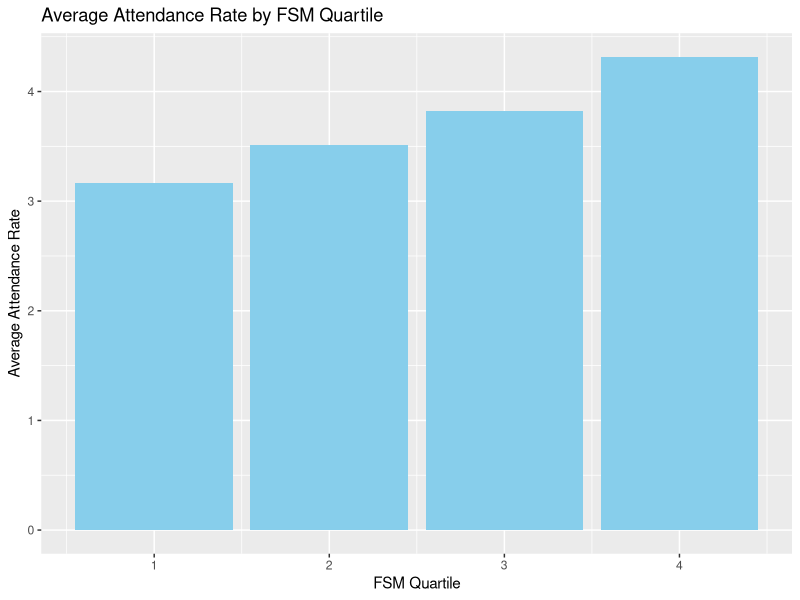

Recreate this plot in R.

# Installing Required Libraries for this project

install.packages("dplyr")
install.packages("ggplot2")


# Load required libraries
library(dplyr)
library(ggplot2)


# Loading Data Set
# Data Set Location in DataSet Folder

attendance <- read.csv("DataSet/secondary-attendance-csv-2.csv")
free_school_meals <- read.csv("DataSet/secondary-free-school-meals-csv-1.csv")

str(attendance)
str(free_school_meals)

# Cleaning Data

# Data Set -> Student Attendance
# Renaming Columns for better understanding
attendance <- attendance %>%
  rename(
    TotalPupils = Tot_Pupil,
    AuthorizedSessions = AuthSess,
    UnauthorizedSessions = UnauthSes,
    TotalSessions = TotalSess
  )

# Data Set -> Free School Meals
free_school_meals <- free_school_meals %>%
  rename(
    FSMEntitled = FSMEntitl,
    TotalRoll = TotalNOR
  )

# Merging Data 
merged_data <- merge(
  attendance, free_school_meals, 
  by = "lsoa11cd"
)

# Inspecting Merged Data set
head(merged_data)



# Calculating Metics
merged_data <- merged_data %>%
  mutate(
    AttendanceRate = (AuthorizedSessions / TotalSessions) * 100,
    UnauthorizedAbsenceRate = (UnauthorizedSessions / TotalSessions) * 100,
    FSMProportion = (FSMEntitled / TotalRoll) * 100
  )

# Inspecting the Merged Data
head(merged_data)

# Summary statistics
summary(merged_data)


# Getting 2 rows 1 coulmn 
head(merged_data,2)


# Correlation b/w FSM PROPORTION and ATTANDANCE METRICS
correlation_attendance <- cor(merged_data$FSMProportion, merged_data$AttendanceRate)

# Correlation b/w FSM PROPORTION and UNAUTHORIZED ABSENCE RATE
correlation_unauth <- cor(merged_data$FSMProportion, merged_data$UnauthorizedAbsenceRate)


print(paste("Correlation between FSM Proportion and Attendance Rate:", correlation_attendance))
print(paste("Correlation between FSM Proportion and Unauthorized Absence Rate:", correlation_unauth))


# Quartile Analysis
merged_data <- merged_data %>%
  mutate(FSMQuartile = ntile(FSMProportion, 4))

# Summary of FSM Quartile
quartile_summary <- merged_data %>%
  group_by(FSMQuartile) %>%
  summarize(AverageAttendanceRate = mean(AttendanceRate, na.rm = TRUE))


print(quartile_summary)

# Visulization of Quartile Analysis
# Bar Plot of FSM Quartile vs Average Attendance Rate

ggplot(quartile_summary, aes(x = FSMQuartile, y = AverageAttendanceRate)) +
  geom_bar(stat = "identity", fill = "skyblue") +
  labs(
    title = "Average Attendance Rate by FSM Quartile",
    x = "FSM Quartile",
    y = "Average Attendance Rate"
  )



